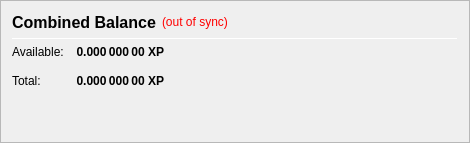
                   <widget class="QFrame" name="frame_CombinedBalances">
                    <property name="minimumSize">
                     <size>
                      <width>470</width>
                      <height>0</height>
                     </size>
                    </property>
                    <property name="frameShape">
                     <enum>QFrame::StyledPanel</enum>
                    </property>
                    <property name="frameShadow">
                     <enum>QFrame::Raised</enum>
                    </property>
                    <layout class="QVBoxLayout" name="verticalLayout_5">
                     <item>
                      <layout class="QHBoxLayout" name="horizontalLayout_5" stretch="0,0,0">
                       <item>
                        <widget class="QLabel" name="label_5z">
                         <property name="minimumSize">
                          <size>
                           <width>0</width>
                           <height>20</height>
                          </size>
                         </property>
                         <property name="font">
                          <font>
                           <pointsize>12</pointsize>
                           <weight>75</weight>
                           <bold>true</bold>
                          </font>
                         </property>
                         <property name="toolTip">
                          <string>Combined Balance (including unconfirmed and immature coins)</string>
                         </property>
                         <property name="text">
                          <string>Combined Balance</string>
                         </property>
                        </widget>
                       </item>
                       <item>
                        <widget class="QLabel" name="labelWalletStatus">
                         <property name="cursor">
                          <cursorShape>WhatsThisCursor</cursorShape>
                         </property>
                         <property name="toolTip">
                          <string>The displayed information may be out of date. Your wallet automatically synchronizes with the eXperience Points network after a connection is established, but this process has not completed yet.</string>
                         </property>
                         <property name="styleSheet">
                          <string notr="true">QLabel { color: red; }</string>
                         </property>
                         <property name="text">
                          <string notr="true">(out of sync)</string>
                         </property>
                         <property name="alignment">
                          <set>Qt::AlignLeading|Qt::AlignLeft|Qt::AlignVCenter</set>
                         </property>
                        </widget>
                       </item>
                       <item>
                        <spacer name="horizontalSpacer_1">
                         <property name="orientation">
                          <enum>Qt::Horizontal</enum>
                         </property>
                         <property name="sizeHint" stdset="0">
                          <size>
                           <width>40</width>
                           <height>20</height>
                          </size>
                         </property>
                        </spacer>
                       </item>
                      </layout>
                     </item>
                     <item>
                      <widget class="Line" name="line_CombinedBalance">
                       <property name="minimumSize">
                        <size>
                         <width>0</width>
                         <height>1</height>
                        </size>
                       </property>
                       <property name="maximumSize">
                        <size>
                         <width>16777215</width>
                         <height>1</height>
                        </size>
                       </property>
                       <property name="orientation">
                        <enum>Qt::Horizontal</enum>
                       </property>
                      </widget>
                     </item>
                     <item>
                      <layout class="QGridLayout" name="gridLayout_3">
                       <property name="spacing">
                        <number>12</number>
                       </property>
                       <item row="1" column="0">
                        <widget class="QLabel" name="labelBalanceTextz">
                         <property name="text">
                          <string>Available:</string>
                         </property>
                        </widget>
                       </item>
                       <item row="1" column="1">
                        <widget class="QLabel" name="labelBalancez">
                         <property name="font">
                          <font>
                           <weight>75</weight>
                           <bold>true</bold>
                          </font>
                         </property>
                         <property name="cursor">
                          <cursorShape>IBeamCursor</cursorShape>
                         </property>
                         <property name="toolTip">
                          <string>Your current spendable balance</string>
                         </property>
                         <property name="text">
                          <string notr="true">0.000 000 00 XP</string>
                         </property>
                         <property name="alignment">
                          <set>Qt::AlignRight|Qt::AlignTrailing|Qt::AlignVCenter</set>
                         </property>
                         <property name="textInteractionFlags">
                          <set>Qt::LinksAccessibleByMouse|Qt::TextSelectableByKeyboard|Qt::TextSelectableByMouse</set>
                         </property>
                        </widget>
                       </item>
                       <item row="2" column="0">
                        <widget class="QLabel" name="labelTotalTextz">
                         <property name="text">
                          <string>Total:</string>
                         </property>
                        </widget>
                       </item>
                       <item row="2" column="1">
                        <widget class="QLabel" name="labelTotalz">
                         <property name="font">
                          <font>
                           <weight>75</weight>
                           <bold>true</bold>
                          </font>
                         </property>
                         <property name="cursor">
                          <cursorShape>IBeamCursor</cursorShape>
                         </property>
                         <property name="toolTip">
                          <string>Total Balance, including all unavailable coins.</string>
                         </property>
                         <property name="text">
                          <string notr="true">0.000 000 00 XP</string>
                         </property>
                         <property name="alignment">
                          <set>Qt::AlignRight|Qt::AlignTrailing|Qt::AlignVCenter</set>
                         </property>
                         <property name="textInteractionFlags">
                          <set>Qt::LinksAccessibleByMouse|Qt::TextSelectableByKeyboard|Qt::TextSelectableByMouse</set>
                         </property>
                        </widget>
                       </item>
                       <item row="2" column="3">
                        <spacer name="horizontalSpacer_2">
                         <property name="orientation">
                          <enum>Qt::Horizontal</enum>
                         </property>
                         <property name="sizeHint" stdset="0">
                          <size>
                           <width>40</width>
                           <height>20</height>
                          </size>
                         </property>
                        </spacer>
                       </item>
                      </layout>
                     </item>
                     <item>
                      <spacer name="verticalSpacer_1">
                       <property name="orientation">
                        <enum>Qt::Vertical</enum>
                       </property>
                       <property name="sizeHint" stdset="0">
                        <size>
                         <width>20</width>
                         <height>40</height>
                        </size>
                       </property>
                      </spacer>
                     </item>
                    </layout>
                   </widget>
